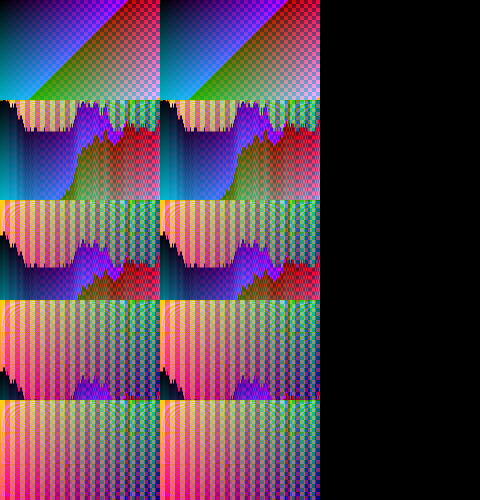
#> input picture internal/doomruntime/testdata/melt_compare.png, 960 x 1000 px (shown at 1/2 size)
$ python -i modern_presentation_compare.py   (imports and definitions only)
#> lines starting #> are read from the running program, lines starting #| are printed output that depends on the picture; after the words box and inside, x2 and y2 are one past the last pixel; in counts of white or black regions, pixels touching at a corner belong together
#> further down, picture is the input picture: PIL image 960x1000 RGB; mean R, G, B 85.6, 63.2, 82.6
#!/usr/bin/env python3
"""Audit Modern artwork/lighting against classic, allowing one logical pixel of sampling drift."""
import argparse
import csv
import hashlib
import json
import os
from pathlib import Path

from PIL import Image, ImageChops
from visual_compare import ROOT, run


# [12 lines left out: function unmatched, not called in this run]


def silhouette(img):
    r, g, b = img.split()
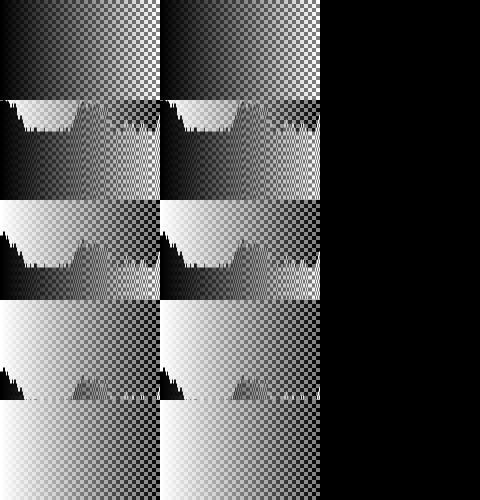
#> r: PIL image 960x1000 L (shown at 1/2 size); min 0, max 255, mean 85.6
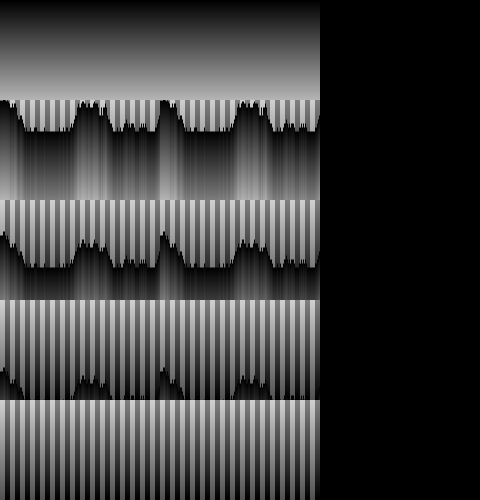
#> g: PIL image 960x1000 L (shown at 1/2 size); min 0, max 207, mean 63.2
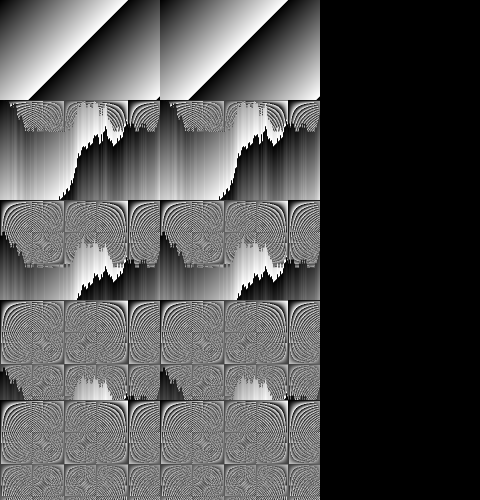
#> b: PIL image 960x1000 L (shown at 1/2 size); min 0, max 255, mean 82.6
    return ImageChops.lighter(ImageChops.lighter(r,g),b).point(lambda v:255 if v else 0).convert('RGB')
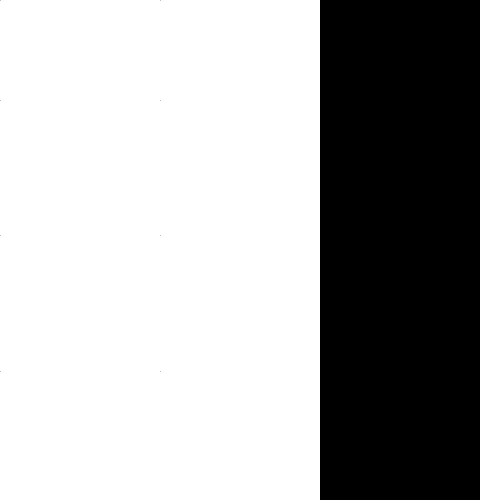
#> returned value: PIL image 960x1000 RGB (shown at 1/2 size); 66.7% white; 9 black regions (8 under 20 px), largest, box (x1, y1, x2, y2) and area: (640, 0, 960, 1000) 320000


# [93 lines left out: functions accuracy_mask, normalize, main, not called in this run]


# [2 lines not run here, left out]

>>> from PIL import Image
>>> picture = Image.open('../internal/doomruntime/testdata/melt_compare.png')
>>> result = silhouette(picture)
